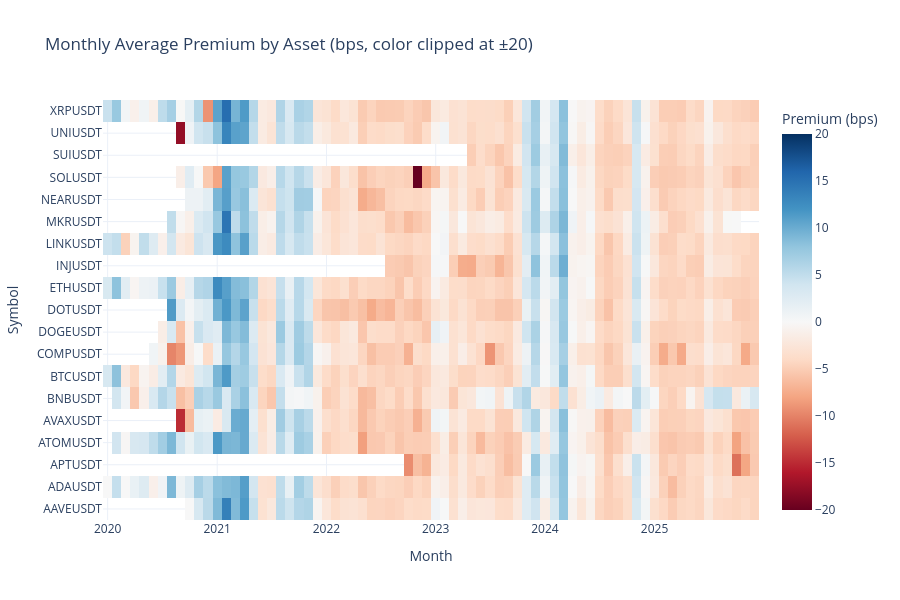

The cell this chart's notebook holds for it:
### Code cell
fig = go.Figure(
    data=go.Heatmap(
        z=z_values,
        x=month_cols,
        y=assets,
        colorscale="RdBu",
        zmid=0,
        zmin=-COLOR_CLIP_BPS,
        zmax=COLOR_CLIP_BPS,
        colorbar=dict(title="Premium (bps)"),
    )
)

fig.update_layout(
    title=f"Monthly Average Premium by Asset (bps, color clipped at ±{COLOR_CLIP_BPS})",
    xaxis_title="Month",
    yaxis_title="Symbol",
    height=600,
    template="plotly_white",
)
fig.show()

# Report extremes that exceed color scale (shown as saturated colors)
extremes = (
    monthly_premium.filter(pl.col("avg_premium").abs() * 10000 > COLOR_CLIP_BPS)
    .with_columns((pl.col("avg_premium") * 10000).round(1).alias("avg_bps"))
    .select(["symbol", "month", "avg_bps"])
    .sort("avg_bps")
)
extremes

### Figure 1 — Plotly figure (JSON) as saved in the notebook; plotly's stock layout.template omitted (floating-point values rounded to 4 significant figures; data arrays with more than 128 entries replaced by an {"elided": "..."} marker saying what was removed)
{"data": [{"colorbar": {"title": {"text": "Premium (bps)"}}, "colorscale": [[0.0, "rgb(103,0,31)"], [0.1, "rgb(178,24,43)"], [0.2, "rgb(214,96,77)"], [0.3, "rgb(244,165,130)"], [0.4, "rgb(253,219,199)"], [0.5, "rgb(247,247,247)"], [0.6, "rgb(209,229,240)"], [0.7, "rgb(146,197,222)"], [0.8, "rgb(67,147,195)"], [0.9, "rgb(33,102,172)"], [1.0, "rgb(5,48,97)"]], "type": "heatmap", "x": ["2020-01", "2020-02", "2020-03", "2020-04", "2020-05", "2020-06", "2020-07", "2020-08", "2020-09", "2020-10", "2020-11", "2020-12", "2021-01", "2021-02", "2021-03", "2021-04", "2021-05", "2021-06", "2021-07", "2021-08", "2021-09", "2021-10", "2021-11", "2021-12", "2022-01", "2022-02", "2022-03", "2022-04", "2022-05", "2022-06", "2022-07", "2022-08", "2022-09", "2022-10", "2022-11", "2022-12", "2023-01", "2023-02", "2023-03", "2023-04", "2023-05", "2023-06", "2023-07", "2023-08", "2023-09", "2023-10", "2023-11", "2023-12", "2024-01", "2024-02", "2024-03", "2024-04", "2024-05", "2024-06", "2024-07", "2024-08", "2024-09", "2024-10", "2024-11", "2024-12", "2025-01", "2025-02", "2025-03", "2025-04", "2025-05", "2025-06", "2025-07", "2025-08", "2025-09", "2025-10", "2025-11", "2025-12"], "y": ["AAVEUSDT", "ADAUSDT", "APTUSDT", "ATOMUSDT", "AVAXUSDT", "BNBUSDT", "BTCUSDT", "COMPUSDT", "DOGEUSDT", "DOTUSDT", "ETHUSDT", "INJUSDT", "LINKUSDT", "MKRUSDT", "NEARUSDT", "SOLUSDT", "SUIUSDT", "UNIUSDT", "XRPUSDT"], "z": {"elided": "19x72 float values"}, "zmax": 20, "zmid": 0, "zmin": -20}], "layout": {"height": 600, "title": {"text": "Monthly Average Premium by Asset (bps, color clipped at ±20)"}, "xaxis": {"title": {"text": "Month"}}, "yaxis": {"title": {"text": "Symbol"}}}}
